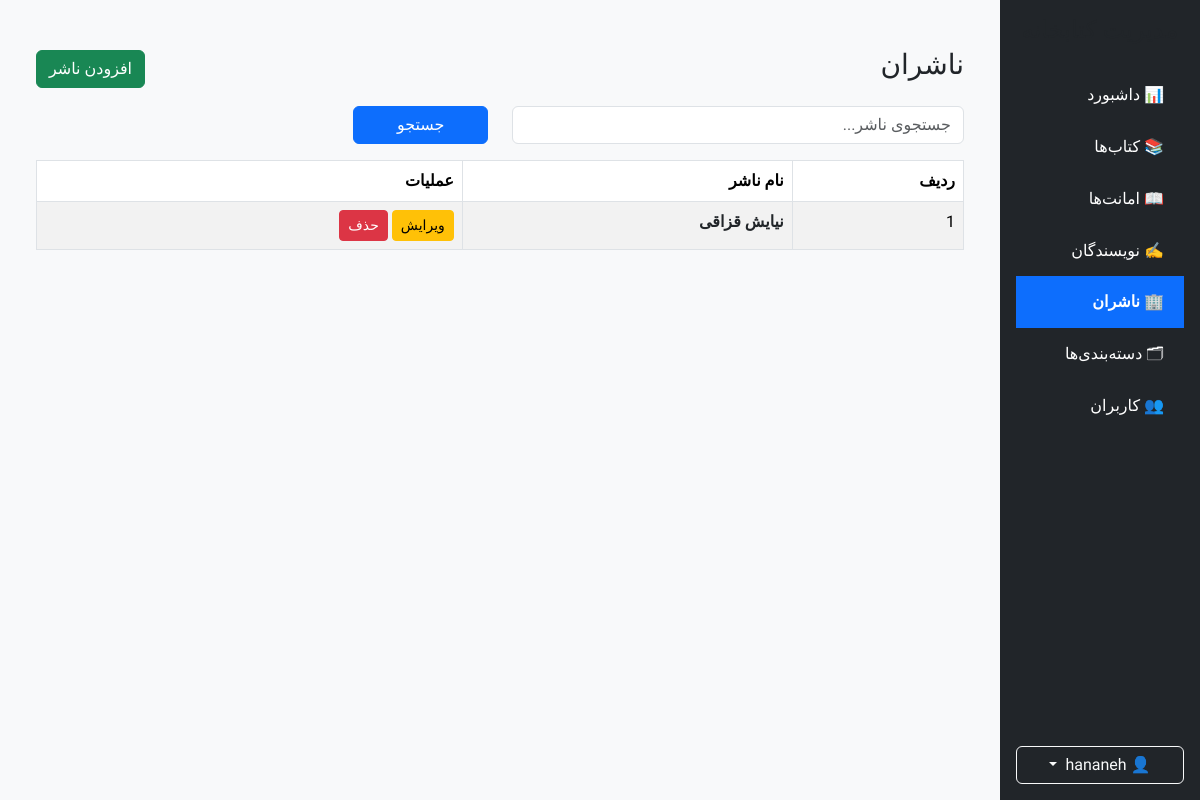
The page /publishers/ (signed in) on the database as committed earlier.
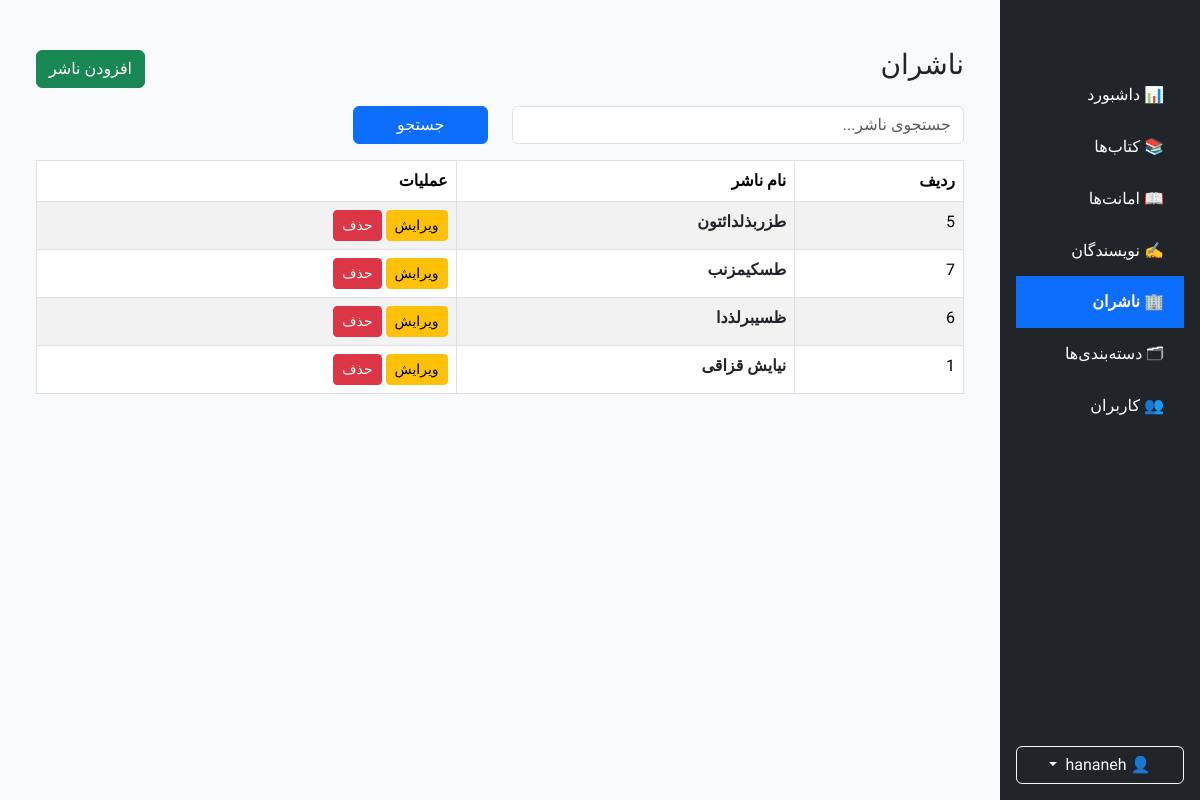
The same page on the database as committed later.
### books/models.py (models this page shows, shortened)
class Publisher(BaseModel):
    name = models.CharField(
        max_length=150,
        unique=True,
        verbose_name="نام ناشر"
    )
    class Meta:
        verbose_name = "ناشر"
        verbose_name_plural = "ناشران"
        ordering = ["name"]

### books/views.py (the view)
# urls.py: path("publishers/",views.PublisherListView.as_view(),name="publisher-list",),
class PublisherListView(LoginRequiredMixin,ListView):
    model = Publisher
    template_name = "books/publisher/publisher_list.html"
    context_object_name = "publishers"
    paginate_by = 10
    def get_queryset(self):
        queryset = Publisher.objects.all()
        search = self.request.GET.get("search")
        if search:queryset = queryset.filter(Q(name__icontains=search))
        return queryset
    def get_context_data(self, **kwargs):
        context = super().get_context_data(**kwargs)
        context["sidebar"] = "publisher"
        return context

### books/templates/books/publisher/publisher_list.html
{% extends "shared/_admin_layout.html" %}
{% block sidebar %}
    {% include "shared/_admin_sidebar.html" %}
{% endblock %}
{% block content %}
<div class="container mt-4">
    <div class="d-flex justify-content-between align-items-center mb-3">
        <h3>ناشران</h3>
        <a href="{% url 'publisher-create' %}" class="btn btn-success">
            افزودن ناشر
        </a>
    </div>
    <form method="get" class="mb-3">
        <div class="row">
            <div class="col-md-6">
                <input
                    type="text"
                    name="search"
                    class="form-control"
                    placeholder="جستجوی ناشر..."
                    value="{{ request.GET.search }}"
                >
            </div>
            <div class="col-md-2">
                <button class="btn btn-primary w-100">
                    جستجو
                </button>
            </div>
        </div>
    </form>
    <table class="table table-bordered table-striped">
        <thead>
        <tr>
            <th>ردیف</th>
            <th>نام ناشر</th>
            <th>عملیات</th>
        </tr>
        </thead>
        <tbody>
        {% for publisher in publishers %}
            <tr>
                <td>{{ publisher.id }}</td>
                <td><a href="{% url 'publisher-detail' publisher.pk %}" class="text-dark fw-semibold text-decoration-none">{{ publisher.name }}</a></td>
                <td>
                    <a
                        href="{% url 'publisher-update' publisher.id %}"
                        class="btn btn-warning btn-sm"
                    >
                        ویرایش
                    </a>
                    <a
                        href="{% url 'publisher-delete' publisher.id %}"
                        class="btn btn-danger btn-sm"
                    >
                        حذف
                    </a>
                </td>
            </tr>
        {% empty %}
            <tr>
                <td colspan="3">
                    هیچ ناشری ثبت نشده است.
                </td>
            </tr>
        {% endfor %}
        </tbody>
    </table>
</div>
{% endblock %}

Rows that differ between the two databases and show on the page:
added Publisher: id "5", name "طزربذلدائتون"
added Publisher: id "7", name "طسکیمزنب"
added Publisher: id "6", name "ظسیبرلذدا"
